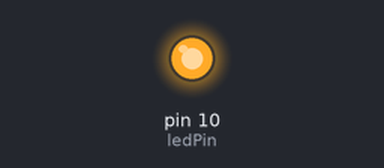
This sketch was run on a simulated Arduino Uno, built with avr-gcc and run on an emulated ATmega328P. Parts: output pins drawn as LEDs (lit = HIGH). Random numbers use the default seed unless the sketch sets one.

Above: at 0.15 s.
At 26.6 s:
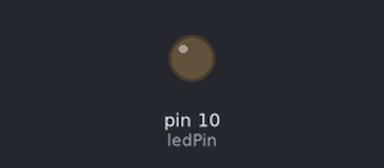
Timing chart, 0 to 40.0 s (numbered marks = the images above):
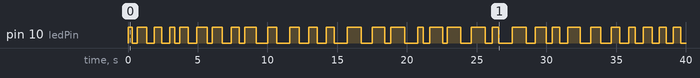

The sketch:

002._SimpleLed.ino
```cpp
unsigned int ledPin = 10;
unsigned int delayTime = 1000;

void setup() {
  // put your setup code here, to run once:
  Serial.begin(9600);
  pinMode(ledPin, OUTPUT);
}

int getDelayTime(){
  return random (300, 1000);
}

void loop() {
  // put your main code here, to run repeatedly:

  digitalWrite(ledPin, HIGH);
  delay(getDelayTime());

  digitalWrite(ledPin, LOW);
  delay(getDelayTime());
}
```

Measured:
- by itself, pin 10 (ledPin): LOW → HIGH at 0.00 s, → LOW 0.31 s later, → HIGH 0.35 s later, → LOW 0.67 s later, … (62 changes in this stretch)
